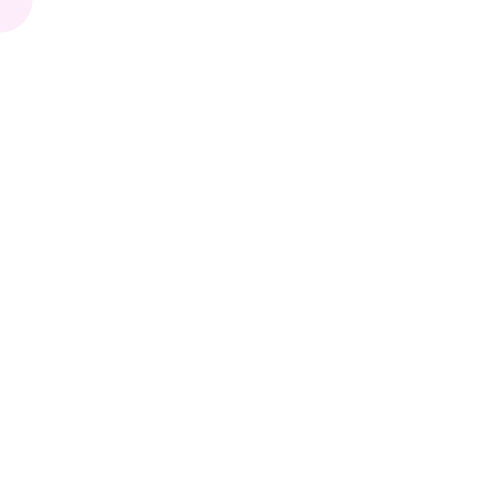
Frame 1 (no input)
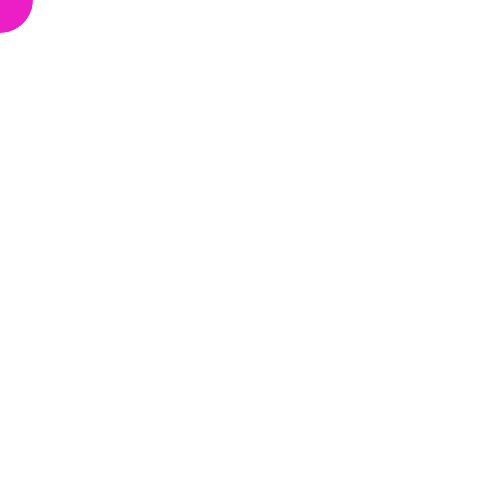
Frame 60 (the mouse pressed at the canvas centre just before this capture)
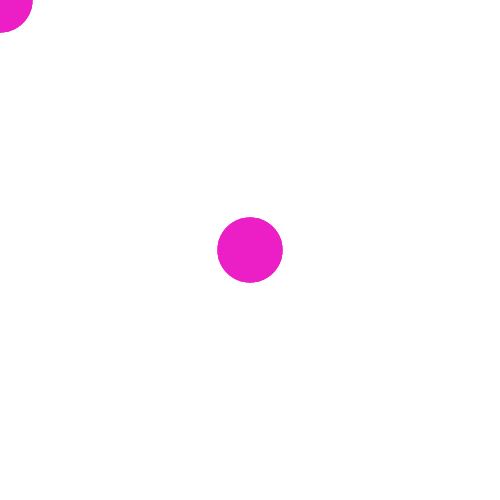
Frame 120 (the mouse held since frame 60 and released just before this capture)

The Processing sketch that drew these frames (run headless with seeded random() and noise(); from frame 60 on, the mouse is pressed at the canvas centre):

// Processing sketch: ex_3_drawing_ellipse_transparent
// ── ex_3_drawing_ellipse_transparent.pde
void setup() {
  size(500, 500);
  background(255);
  noStroke();
}

void draw() {
  fill(232,23,187,20);
  ellipse(mouseX, mouseY, 65, 65);
}
